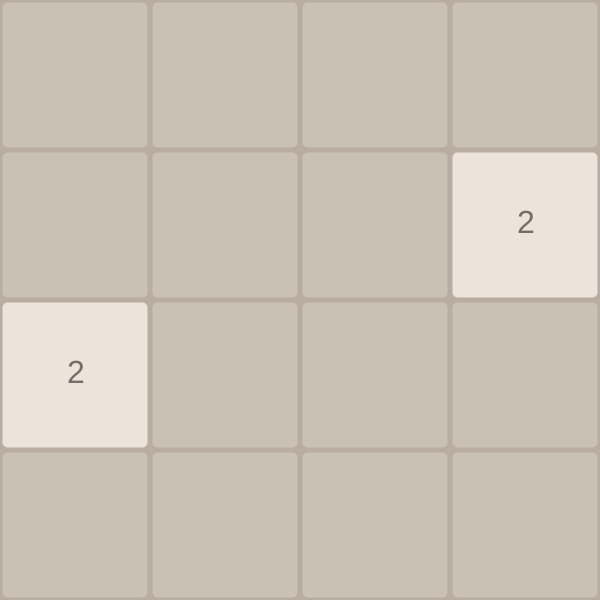
Frame 1 (no input)
Frame 60 (no input): identical to frame 1, image omitted
Frame 120 (the mouse pressed at the canvas centre since frame 60): identical to frame 1, image omitted

The p5.js sketch that drew this single still picture (run headless with seeded random() and noise() and a simulated clock; from frame 60 on, the mouse is pressed at the canvas centre):

// p5.js sketch
// ── sketch.js
var game, scl, gameEnd
const s = 32
function setup() {
  createCanvas(600, 600);
  gameEnd = false
  scl = height / 4
  game = [
    [0, 0, 0, 0],
    [0, 0, 0, 0],
    [0, 0, 0, 0],
    [0, 0, 0, 0],
  ]
  for (let i = 0; i < 2; i++) {
    pickRandomSpot()
  }
  fill(51)
  textSize(s)
}

function pickRandomSpot() {
  var r
  for (;;) {
    r = [floor(random(4)), floor(random(4))]
    if (game[r[0]][r[1]] == 0) break;
  }
  if (random() < .15) game[r[0]][r[1]] = 2
  else game[r[0]][r[1]] = 1
  return r
}

function draw() {
  background('#b9ada1')
  noFill()
  for (let y = 0; y < 4; y++) {
    for (let x = 0; x < 4; x++) {
      push()
      rectMode(CENTER)
      let v = game[y][x]
      let textColor = 0
      let off= 0;
      switch(v){
        case 1: fill('#ece4db'); textColor = '#756e66'; break;
        case 2: fill('#ebdfcb'); textColor = '#756e66'; break;
        case 3: fill('#f2b179'); textColor = 255; break;
        case 4: fill('#f59563'); textColor = 255; off=s/3; break;
        case 5: fill('#f67c5f'); textColor = 255;off=s/3; break;
        case 6: fill('#f65e3b'); textColor = 255;off = s/3; break;
        case 7: fill('#edcf72'); textColor = 255;off=s/1.5; break;
        case 8: fill('#edcc61'); textColor = 255;off=s/1.5; break;
        case 9: fill('#edc850'); textColor = 255;off=s/1.5; break;
        case 10: fill('#edc53f'); textColor = 255;off=s/1.1; break;
        case 11: fill('#edc53f'); textColor = 255;off=s/1.1; break;
        default: fill('#cac1b5')
      }
      
      noStroke()
      square((x + .5) * scl, (y + .5) * scl, scl-5,scl/30)
      fill(textColor)
      if (v != 0) text(pow(2, v), (x + .5) * scl - off- s / 4, (y + .5) * scl + s / 4)
      pop()
    }
  }
}

function unlinkCopy() {
  let r = []
  for (let i = 0; i < game.length; i++) {
    r.push([])
    for (let j of game[i]) {
      r[i].push(j)
    }
  }
  return r
}

function checkEquals(arr){
  for(let i = 0 ; i<4; i++){
    for(let j = 0; j<4;j++){
      if(game[i][j]!=arr[i][j]){
        return false;
      }
    }
  }
  return true
}

function keyPressed() {
  let pgame = unlinkCopy()
  switch (keyCode) {
    case 87:
      shiftUp();
      break;
    case 65:
      shiftLeft();
      break;
    case 83:
      shiftDown();
      break;
    case 68:
      shiftRight();
      break;
    case 38:
      shiftUp();
      break;
    case 37:
      shiftLeft();
      break;
    case 40:
      shiftDown();
      break;
    case 39:
      shiftRight();
      break;
  }
      if(!checkEquals(pgame))pickRandomSpot()

  let x = unlinkCopy()
  shiftUp()
  if(!checkEquals(x)){
    game = x;
    return;
  }
  shiftDown()
  if(!checkEquals(x)){
    game = x;
    return;
  }
  shiftLeft()
  if(!checkEquals(x)){
    game = x;
    return;
  }
  shiftRight()
  if(!checkEquals(x)){
    game = x;
    return;
  }
  if(gameEnd)setup()
  gameEnd = true
}


function shiftDown() {
  for (let x = 0; x < 4; x++) {
    let vacancies = 0;
    for (let y = 3; y >= 0; y--) {
      let v = game[y][x];
      if (v) {
        game[y][x] = 0
        try {
          if (game[y + vacancies + 1][x] == v) {
            game[y + vacancies + 1][x]++;
          } else game[y + vacancies][x] = v
        } catch {
          game[y + vacancies][x] = v
        }
      } else {
        vacancies++;
      }
    }
  }

}

function shiftUp() {
  for (let x = 0; x < 4; x++) {
    let vacancies = 0;
    for (let y = 0; y < 4; y++) {
      let v = game[y][x];
      if (v) {
        game[y][x] = 0
        try {
          if (game[y - vacancies - 1][x] == v) {
            game[y - vacancies - 1][x]++;
          } else game[y - vacancies][x] = v
        } catch {
          game[y - vacancies][x] = v
        }
      } else {
        vacancies++;
      }
    }
  }
}

function shiftLeft() {
  for (let y = 0; y < 4; y++) {
    let vacancies = 0
    for (let x = 0; x < 4; x++) {
      let v = game[y][x]
      if (v) {
        game[y][x] = 0;
        if (game[y][x - vacancies - 1] == v) {
          game[y][x - vacancies - 1]++;
          vacancies++
        } else game[y][x - vacancies] = v
      } else {
        vacancies++
      }
    }
  }
}

function shiftRight() {
  for (let y = 3; y > -1; y--) {
    let vacancies = 0
    for (let x = 3; x > -1; x--) {
      let v = game[y][x]
      if (v) {
        game[y][x] = 0;
        if (game[y][x + vacancies + 1] == v) {
          game[y][x + vacancies + 1]++;
          vacancies++
        } else game[y][x + vacancies] = v
      } else {
        vacancies++
      }
    }
  }
}
